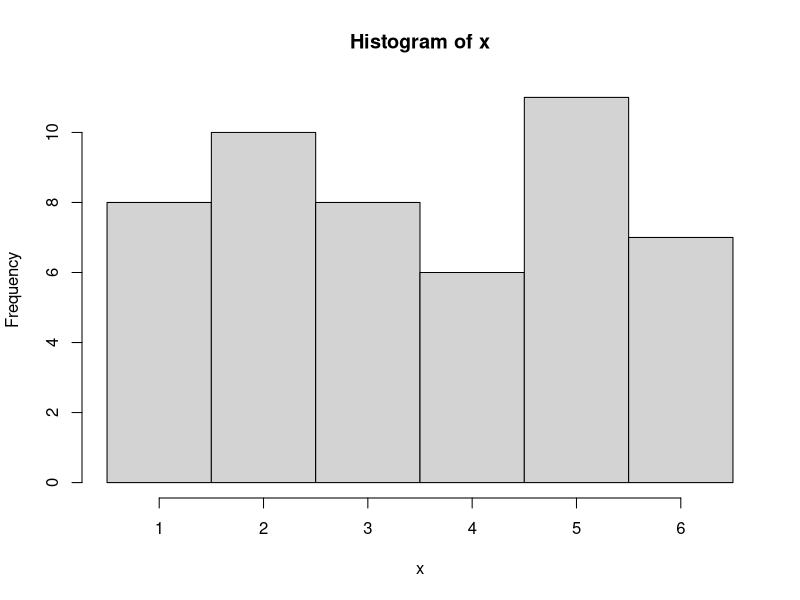
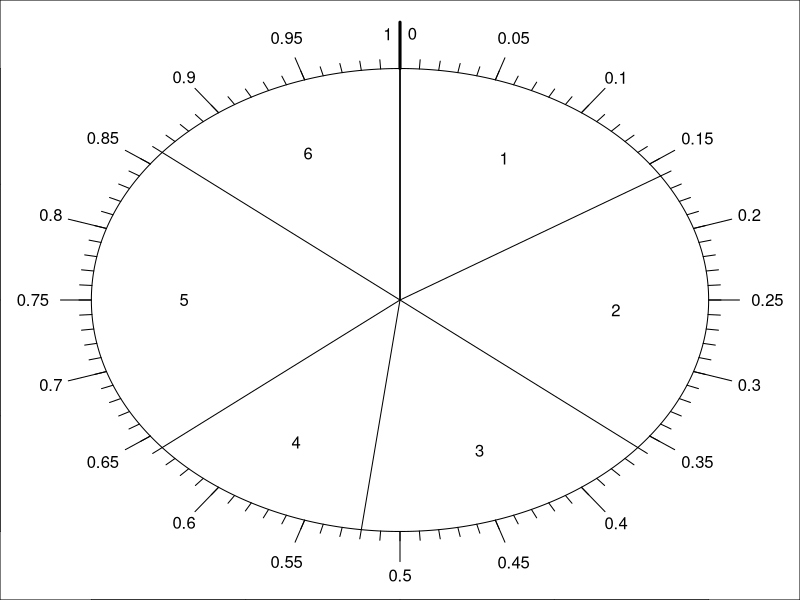

These charts were generated, in order, by the following R code:
## ---- chunk 1
while(T)
  {n = sample(c(20,50,100),1)
    i = 1:n
    type = sample(1:2,1)
    ns = c(6,8)[type]
    x = sample(1:ns,n,T)
    brks = 1:(ns+1)-0.5
    myhist = hist(x,breaks=brks)
    counts = myhist$counts
    if(sum(counts>0)==length(counts)){
      break
    }
}
ps = counts/n
strdie = c("six","eight")[type]

b1 = sample(brks[3:(length(brks)-1)],1)
n1 = sum(x<b1)
b2 = sample(brks[2:(length(brks)-2)],1)
n2 = sum(x>b2)
b3 = sort(sample(brks[2:(length(brks)-1)],2))
c3 = mean(b3)
r3 = (b3[2]-b3[1])/2
n3 = sum(abs(x-c3)<r3)
b4 = sort(sample(brks[2:(length(brks)-1)],2))
c4 = mean(b4)
r4 = (b4[2]-b4[1])/2
n4 = sum(abs(x-c4)>r4)

b5 = sample(brks[3:(length(brks)-1)],1)
n5 = sum(x<b5)
b6 = sample(brks[2:(length(brks)-2)],1)
n6 = sum(x>b6)
b7 = sort(sample(brks[2:(length(brks)-1)],2))
c7 = mean(b7)
r7 = (b7[2]-b7[1])/2
if(r7==round(r7)){
  wrd7 = "integer"
} else {
  wrd7 = "half-integer"
}
n7 = sum(abs(x-c7)<r7)
b8 = sort(sample(brks[2:(length(brks)-1)],2))
c8 = mean(b8)
r8 = (b8[2]-b8[1])/2
if(r8==round(r8)){
  wrd8 = "integer"
} else {
  wrd8 = "half-integer"
}
n8 = sum(abs(x-c8)>r8)
## ---- chunk 2
size = 1.2
ps = counts/n
cp = cumsum(c(0,ps,1))
mids = (cp[2:(ns+1)]+cp[1:ns])/2
par(mar=c(0,0,0,0))
plot(0,0,type="n",xlim=c(-size,size),ylim=c(-size,size))
th = seq(0,2*pi,length.out=1000)
lines(sin(th),cos(th))
for(a in cp){
  lines(c(0,sin(a*2*pi)),c(0,cos(a*2*pi)))
}
for(a in seq(0.1,0.9,0.1)){
  lines(c(sin(a*2*pi),1.13*sin(a*2*pi)),c(cos(a*2*pi),1.13*cos(a*2*pi)))
  text(1.19*sin(a*2*pi),1.19*cos(a*2*pi),a)
}
for(a in seq(0.05,0.95,0.1)){
  lines(c(sin(a*2*pi),1.10*sin(a*2*pi)),c(cos(a*2*pi),1.10*cos(a*2*pi)))
  text(1.19*sin(a*2*pi),1.19*cos(a*2*pi),a)
}
for(a in seq(0.01,0.99,0.01)){
  lines(c(sin(a*2*pi),1.04*sin(a*2*pi)),c(cos(a*2*pi),1.04*cos(a*2*pi)))
}
for(i in 1:ns){
  a = mids[i]
  text(0.7*sin(a*2*pi),0.7*cos(a*2*pi),(1:n)[i])
}
lines(c(0,0),c(1,size),lwd=3)
text(0.04,1.15,0)
text(-0.04,1.15,1)
